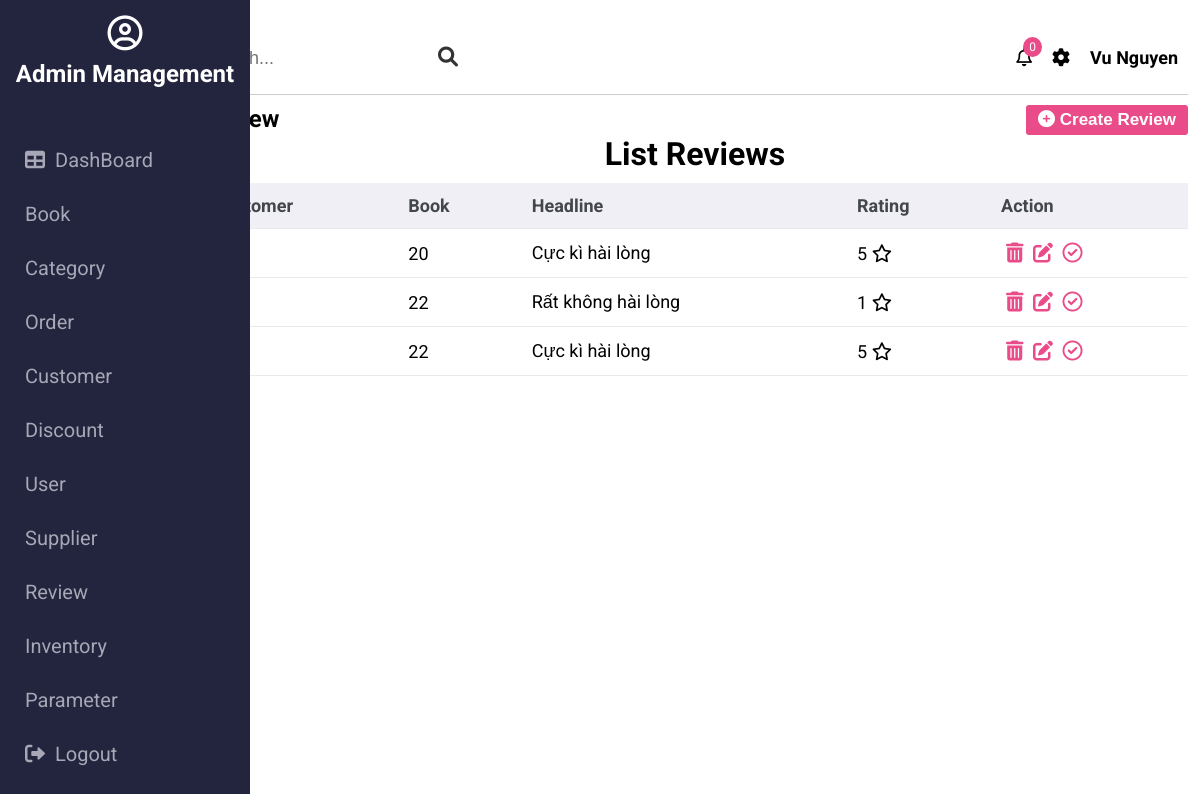
Page /admin/review (signed in) on the committed database.
### tables this page shows
CREATE TABLE `have_role` (
  `role_id` int(11) NOT NULL,
  `user_id` int(11) NOT NULL
);

CREATE TABLE `role` (
  `role_id` int(11) NOT NULL,
  `name` varchar(128) DEFAULT NULL,
  `description` text DEFAULT NULL
);

CREATE TABLE `review` (
  `review_id` int(11) NOT NULL,
  `book_id` int(11) NOT NULL,
  `customer_id` int(11) NOT NULL,
  `rating` int(11) DEFAULT NULL,
  `headline` varchar(128) DEFAULT NULL,
  `image` varchar(255) DEFAULT NULL,
  `comment` varchar(500) DEFAULT NULL,
  `review_time` datetime DEFAULT current_timestamp()
);

### controllers/admin/BaseController.php (called while the page is built, shortened)
<?php
class BaseController {
    protected $userModel;
    public function __construct() {
        $this->userModel = new UserModel();
    }
    public function getUserModel() {
        return $this->userModel;
    }
    protected function view($path, array $data = []) {
        $path = self::BASE_FOLDER_VIEW . '/' . str_replace('.', '/', $path) . '.php';
        return include($path);
    }
}

### controllers/admin/ReviewController.php (called while the page is built, shortened)
<?php
class ReviewController extends BaseController {
    private $reviewModel;
    public function __construct() {
        $this->reviewModel = new ReviewModel();
        $this->userId = $_SESSION['user']['user_id'];
    }
    public function index() {
        $reviews = $this->reviewModel->getAll();
        $roles = $this->getUserModel()->getAllRoleByUserId($this->userId);
        return $this->view('admin.reviews.show', ['reviews' => $reviews, 'roles' => $roles]);
    }
}

### core/Database.php (called while the page is built, shortened)
<?php
class Database {
    public function connect() {
        $host = self::HOST;
        $username = self::USERNAME;
        $password = self::PASSWORD;
        $dbname = self::DB_NAME;
        try {
            $connect = new PDO("mysql:host=$host;dbname=$dbname", $username, $password);
            $connect->setAttribute(PDO::ATTR_ERRMODE, PDO::ERRMODE_EXCEPTION);
            $connect->setAttribute(PDO::ATTR_DEFAULT_FETCH_MODE, PDO::FETCH_ASSOC);
            return $connect;
        } catch (PDOException $e) {
            echo "Connection failed: " . $e->getMessage();
        }
    }
}

### models/BaseModel.php (called while the page is built, shortened)
<?php
class BaseModel extends Database {
    protected $db;
    public function __construct() {
        $this->db = $this->connect();
    }
    public function all($table, $select, $orderBy, $limit) {
        $field = implode(',', $select);
        $orderField = 'order by ';
        $orderBy ? $orderField .= implode(', ', $orderBy) : $orderField = '';
        $sql = "select $field from $table $orderField limit $limit";
        $result = $this->db->query($sql);
        $data = [];
        while ($row = $result->fetch()) {
            $data[] = $row;
        }
        return $data;
    }
}

### models/UserModel.php (called while the page is built, shortened)
<?php
class UserModel extends BaseModel {
    public function getAllRoleByUserId($userId) {
        $sql = "select * from user u, have_role h, role r
                where u.user_id = h.user_id and h.role_id = r.role_id and u.user_id = :user_id";
        $stmt = $this->db->prepare($sql);
        $stmt->execute(['user_id' => $userId]);
        $roles = [];
        while ($row = $stmt->fetch()) {
            $roles[] = $row;
        }
        return $roles;
    }
}

### models/ReviewModel.php (called while the page is built, shortened)
<?php
class ReviewModel extends BaseModel {
    public function getAll($select = ['*'], $orderBy = [], $limit = 15) {
        return $this->all(self::TABLE, $select, $orderBy, $limit);
    }
}

### views/admin/reviews/show.php (the view, shortened to what this page needs)
<?php $this->view('partitions.admin.header', ['roles' => $roles]); ?>
<div class="action">
    <h2>Review</h2>
    <button class="btn btn-create"><i class="fas fa-plus-circle"></i> Create Review</button>
</div>
<div class="content">
    <h1>List Reviews</h1>
    <table>
        <thead>
            <tr>
                <th>Customer</th>
                <th>Book</th>
                <th>Headline</th>
                <th>Rating</th>
                <th>Action</th>
            </tr>
        </thead>
        <tbody class="content-body">
            <?php
            foreach ($reviews as $review) {
            ?>
                <tr>
                    <td><?php echo $review['customer_id'] ?></td>
                    <td><?php echo $review['book_id'] ?></td>
                    <td><?php echo $review['headline'] ?></td>
                    <td><?php echo $review['rating'] ?> <i class="far fa-star"></i></td>
                    <td>
                        <a href="" class="btn-delete-review" review-id="<?php echo $review['review_id'] ?>"><i class="fas fa-trash-alt"></i></a>
                        <a href="" class="btn-update-review" review-id="<?php echo $review['review_id'] ?>"><i class="fas fa-edit"></i></a>
                        <a href="" class="btn-change-status" review-id="<?php echo $review['review_id'] ?>"><i class="far fa-check-circle"></i></a>
                    </td>
                </tr>
            <?php } ?>
        </tbody>
    </table>
</div>

### views/partitions/admin/sidebar.php
<div class="sidebar">
    <div class="sidebar-title">
        <i class="far fa-user-circle"></i>
        <h2>Admin Management</h2>
    </div>
    <ul class="sidebar-list">
        <?php $icons = [
            'user' => '<i class="fas fa-users"></i>',
            'customer' => '<i class="far fa-user"></i>',
            'category' => '<i class="fab fa-apple"></i>',
            'book' => '<i class="fas fa-book"></i>',
            'order' => '<i class="fas fa-history"></i>',
            'supplier' => '<i class="fas fa-coins"></i>',
            'tracking' => '<i class="fas fa-parachute-box"></i>',
            'inventory' => '<i class="fas fa-warehouse"></i>',
            'discount' => '<i class="fas fa-tags"></i>',
            'review' => '<i class="far fa-comment"></i>',
            'parameter' => '<i class="fab fa-whmcs"></i>'
        ] ?>
        <li class="sidebar-item"><a href=""><i class="fas fa-table"></i>DashBoard</a></li>
        <?php foreach ($roles as $role) : ?>
            <li class="sidebar-item"><a href="<?= $role['name'] ?>"> <?php echo $icons[$role['name']] ?> <?= ucfirst($role['name']) ?></a></li>
        <?php endforeach ?>
        <li class="sidebar-item"><a href="auth/adminLogout"><i class="fas fa-sign-out-alt"></i>Logout</a></li>
    </ul>
</div>

### public/admin/css/base.css (style rules this page uses)
:root { --white-color: #fff; --main-color: #ea4c89; --siderbar-color: #021056; }
* { padding: 0; margin: 0; box-sizing: border-box; }
html { font-family: "Roboto", sans-serif; }

### public/admin/css/style.css (style rules this page uses)
.sidebar { position: fixed; top: 0; bottom: 0; background-color: #23243d; width: 250px; }
.sidebar .sidebar-title { display: flex; flex-direction: column; align-items: center; color: var(--white-color); padding: 15px; }
.sidebar-title i { font-size: 35px; }
.sidebar-title h2 { margin-top: 10px; }
.sidebar-list { list-style: none; padding-top: 30px; }
.sidebar-item a { width: 100%; display: inline-block; text-decoration: none; color: #a7a7b7; font-size: 20px; padding: 15px 25px; transition: all ease-in 0.15s; }
.sidebar-item a i { margin-right: 10px; }
h1 { text-align: center; }
.btn { font-size: 17px; font-weight: 700; padding: 5px 12px; background-color: var(--main-color); color: var(--white-color); outline: none; border: none; border-radius: 3px; }
table { width: 100%; margin-top: 10px; }
table, th, td { border-collapse: collapse; }
td a { text-decoration: none; color: var(--main-color); margin-left: 5px; font-size: 20px; }
th, td { padding: 12px; font-size: 18px; text-align: left; }
table th { background-color: #efeff5; color: #43474b; }
table tr { border-bottom: 1px solid #eaeaee; }
table tr td:first-child { font-weight: bold; }
.action { display: flex; justify-content: space-between; margin-top: 10px; }

### rows in the picture
have_role: role.name "Book"
have_role: role.name "Category"
have_role: role.name "Order"
have_role: role.name "Customer"
have_role: role.name "Discount"
have_role: role.name "User"
have_role: role.name "Supplier"
have_role: role.name "Review"
have_role: role.name "Inventory"
have_role: role.name "Parameter"
review: book "20", headline "Cực kì hài lòng", rating "5"
review: book "22", headline "Rất không hài lòng", rating "1"
review: book "22", headline "Cực kì hài lòng", rating "5"

### other values in the picture
$_SESSION['user']['first_name'] "Vu"
$_SESSION['user']['last_name'] "Nguyen"
